Frame 1 (no input): blank canvas, image omitted
Frame 60 (the mouse pressed at the canvas centre just before this capture): blank canvas, image omitted
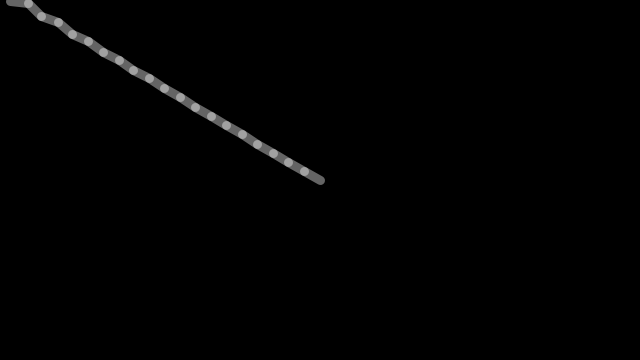
Frame 120 (the mouse held since frame 60 and released just before this capture)

The Processing sketch whose frames 1 and 60 were blank and that drew this single picture after the mouse press (run headless with seeded random() and noise(); from frame 60 on, the mouse is pressed at the canvas centre):

// Processing sketch: beziertrail
// ── beziertrail.pde

float[] x = new float[20];                       // **change** array of 0's to be float[] x = new float[20]
float[] y = new float[20];                       // **change** array of 0's to be float[] x = new float[20]
float segLength = 18;                            // **change** var to float

void setup() {                                   // **change** function setup() to void setup() 
  size(640, 360);                                // **change** createCanvas() to size()
  strokeWeight(9);
  stroke(255, 100);
}

void draw() {                                    // **change** function draw() void draw()
  background(0);
  dragSegment(0, mouseX, mouseY);
  for(int i=0; i<x.length-1; i++) {              // **change** var i to int i
    dragSegment(i+1, x[i], y[i]);
  }
}

void dragSegment(int i, float xin, float yin) {  // **change** function drawSegment() to void drawSegment(). add type declarations.
  float dx = xin - x[i];                         // **change** var to float
  float dy = yin - y[i];                         // **change** var to float
  float angle = atan2(dy, dx);                   // **change** var to float
  x[i] = xin - cos(angle) * segLength;
  y[i] = yin - sin(angle) * segLength;
  segment(x[i], y[i], angle);
}

void segment(float x, float y, float a) {        // **change** function segment() to void segment(). add type declarations.
  pushMatrix();
  translate(x, y);
  rotate(a);
  line(0, 0, segLength, 0);
  popMatrix();
}
